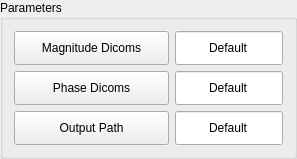
             <widget class="QGroupBox" name="groupBox_22">
              <property name="title">
               <string>Parameters</string>
              </property>
              <layout class="QFormLayout" name="formLayout_26">
               <item row="0" column="0">
                <widget class="QPushButton" name="Magnitude_dicoms_btn_5">
                 <property name="minimumSize">
                  <size>
                   <width>155</width>
                   <height>34</height>
                  </size>
                 </property>
                 <property name="toolTip">
                  <string> directory of magnitude dicoms</string>
                 </property>
                 <property name="text">
                  <string>Magnitude Dicoms</string>
                 </property>
                </widget>
               </item>
               <item row="0" column="1">
                <widget class="QLineEdit" name="lineEdit_18">
                 <property name="minimumSize">
                  <size>
                   <width>0</width>
                   <height>34</height>
                  </size>
                 </property>
                 <property name="text">
                  <string>Default</string>
                 </property>
                 <property name="alignment">
                  <set>Qt::AlignCenter</set>
                 </property>
                </widget>
               </item>
               <item row="1" column="0">
                <widget class="QPushButton" name="Phase_Dicoms_btn_5">
                 <property name="minimumSize">
                  <size>
                   <width>155</width>
                   <height>34</height>
                  </size>
                 </property>
                 <property name="toolTip">
                  <string>directory of unfiltered phase dicoms</string>
                 </property>
                 <property name="text">
                  <string>Phase Dicoms</string>
                 </property>
                </widget>
               </item>
               <item row="1" column="1">
                <widget class="QLineEdit" name="lineEdit_19">
                 <property name="minimumSize">
                  <size>
                   <width>0</width>
                   <height>34</height>
                  </size>
                 </property>
                 <property name="text">
                  <string>Default</string>
                 </property>
                 <property name="alignment">
                  <set>Qt::AlignCenter</set>
                 </property>
                </widget>
               </item>
               <item row="2" column="0">
                <widget class="QPushButton" name="Output_Path_btn_5">
                 <property name="minimumSize">
                  <size>
                   <width>155</width>
                   <height>34</height>
                  </size>
                 </property>
                 <property name="toolTip">
                  <string>directory to save nifti and/or matrixes   : QSM_SWI_PRISMA</string>
                 </property>
                 <property name="text">
                  <string>Output Path</string>
                 </property>
                </widget>
               </item>
               <item row="2" column="1">
                <widget class="QLineEdit" name="lineEdit_20">
                 <property name="minimumSize">
                  <size>
                   <width>0</width>
                   <height>34</height>
                  </size>
                 </property>
                 <property name="text">
                  <string>Default</string>
                 </property>
                 <property name="alignment">
                  <set>Qt::AlignCenter</set>
                 </property>
                </widget>
               </item>
              </layout>
             </widget>
